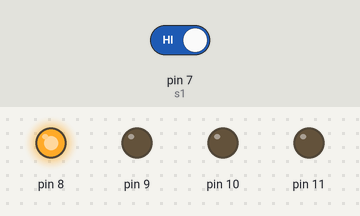
The sketch below on a simulated Arduino Uno, built with avr-gcc and run on an emulated ATmega328P. Parts: output pins drawn as LEDs (lit = HIGH). The test bench sets the inputs (shaded band); at power-on: pin 7 (s1) HIGH.

Above: at 1.2 s.
1.3 s: pin 7 (s1) driven LOW
At 1.8 s:
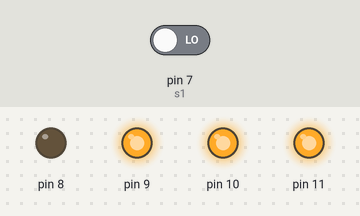
Timing chart, 0 to 4.3 s (numbered marks = the images above; inputs shaded):
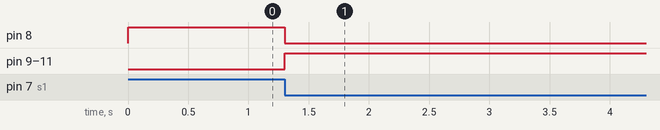

Measured:
- after the input at 1.3 s, pin 8: HIGH → LOW at once; pin 9–11: LOW → HIGH at once

The sketch:

LATEST.ino
```cpp
int s1=7;
void setup()
{
  pinMode(8,OUTPUT);
  pinMode(7,INPUT);
  pinMode(9,OUTPUT);
  pinMode(10,OUTPUT);
  pinMode(11,OUTPUT);
  digitalWrite(8,HIGH);

}
void loop()
{
  int x;
  x=digitalRead(s1);
  if(x==LOW)
  {
    digitalWrite(8,LOW);
    digitalWrite(9,HIGH);
    digitalWrite(10,HIGH);
    digitalWrite(11,HIGH);

  }
}
```
